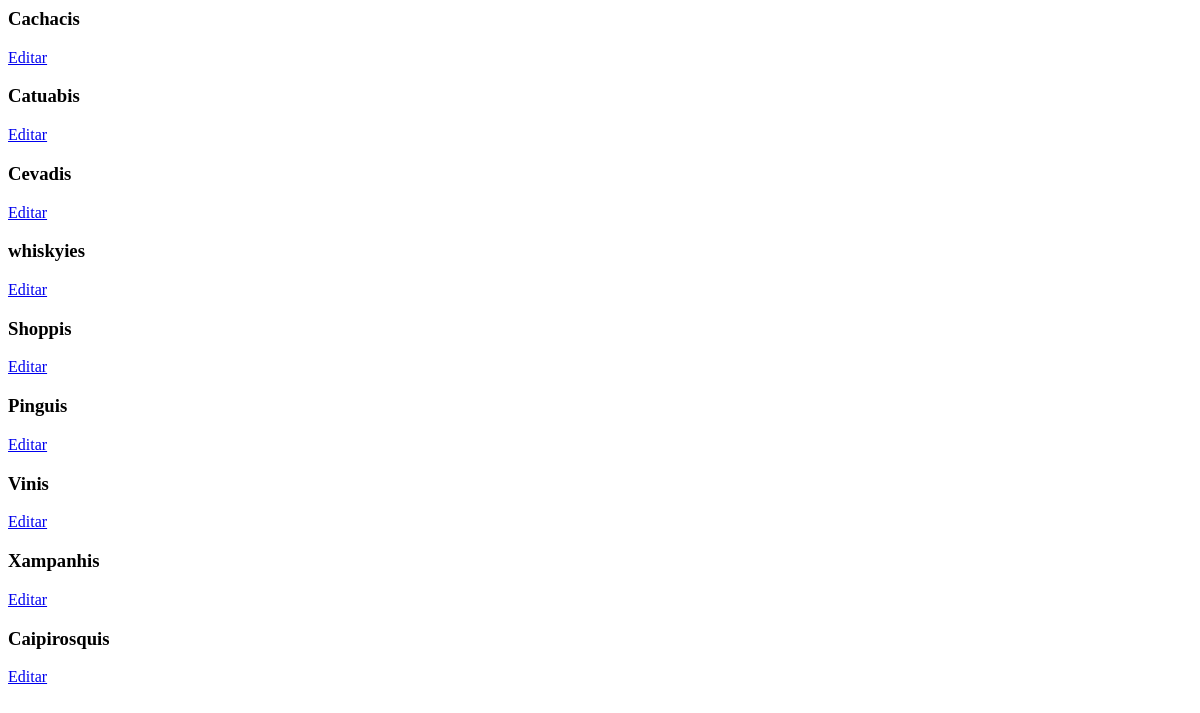
The app's page /posts/edit_list/, older data.
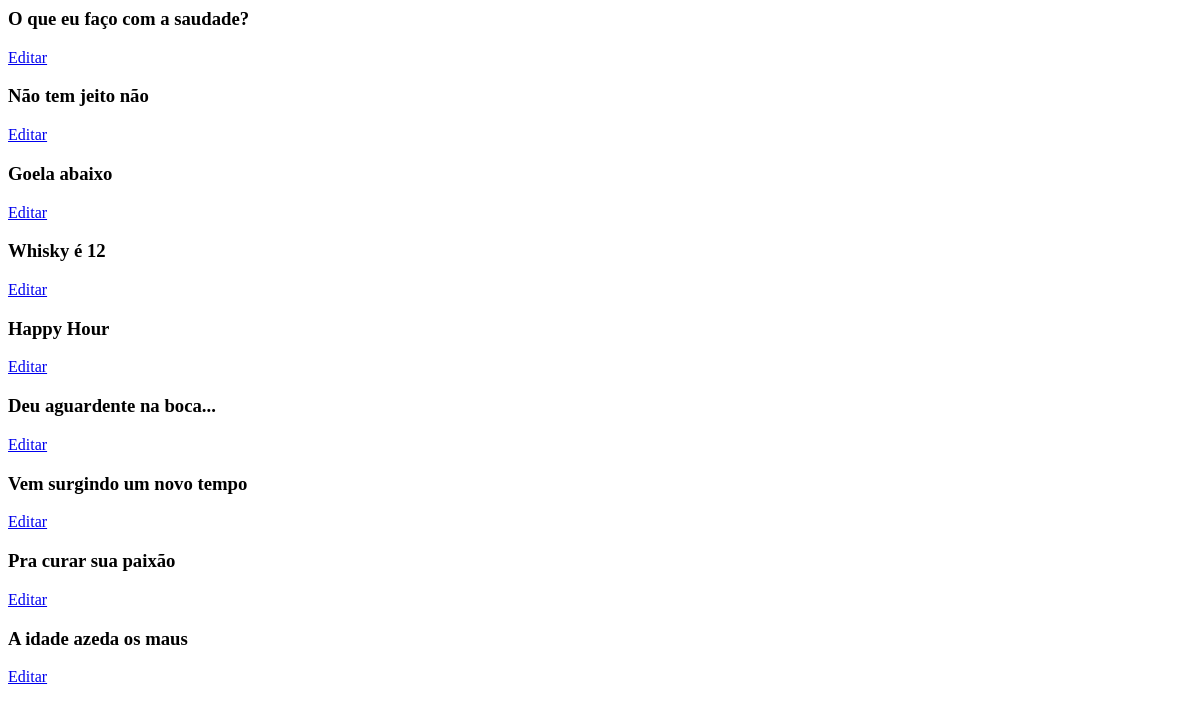
The same page, newer data.
### posts/models.py (models this page shows, shortened)
class Post(models.Model):
    autor=models.CharField(max_length=30)
    title=models.CharField(max_length=30)
    texto=models.TextField()
    slug=models.CharField(max_length=10,null=True,blank=True)
    pic=models.ImageField(upload_to='posts_pics',null=True,blank=True)
    created_date = models.DateTimeField(default=timezone.now)
    published_date = models.DateTimeField(blank=True, null=True)

### posts/views.py (the view)
# urls.py: path('edit_list/',post_edit_list,name='post_edit_list'),
def post_edit_list(request):
  posts = Post.objects.filter(
    published_date__lte=timezone.now()
  ).order_by('published_date')
  return render(request,
    'posts_templates/posts_edit_list.html',
    {'posts': posts})

### templates/posts_templates/posts_edit_list.html
{% for post in posts %}
    <h3>{{ post.title }}</h3>
    <p>
		  <a href="{% url 'post_edit' post.id %}">
					Editar
			</a>
    </p>
{% endfor %}

Row changes from the older to the newer data that the page shows:
removed Post: title "Vinis"
changed Post: title "Cachacis" → "O que eu faço com a saudade?"
changed Post: title "Catuabis" → "Não tem jeito não"
changed Post: title "Cevadis" → "Goela abaixo"
changed Post: title "whiskyies" → "Whisky é 12"
changed Post: title "Shoppis" → "Happy Hour"
changed Post: title "Pinguis" → "Deu aguardente na boca..."
changed Post: title "Xampanhis" → "Vem surgindo um novo tempo"
changed Post: title "Caipirosquis" → "Pra curar sua paixão"
added Post: title "A idade azeda os maus"
